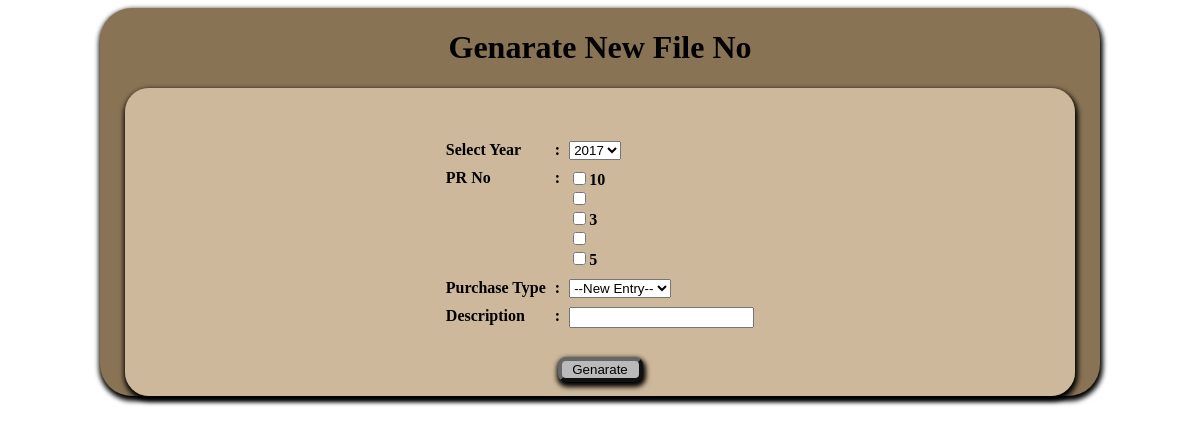
Page /fnogen.php on the earlier database version.
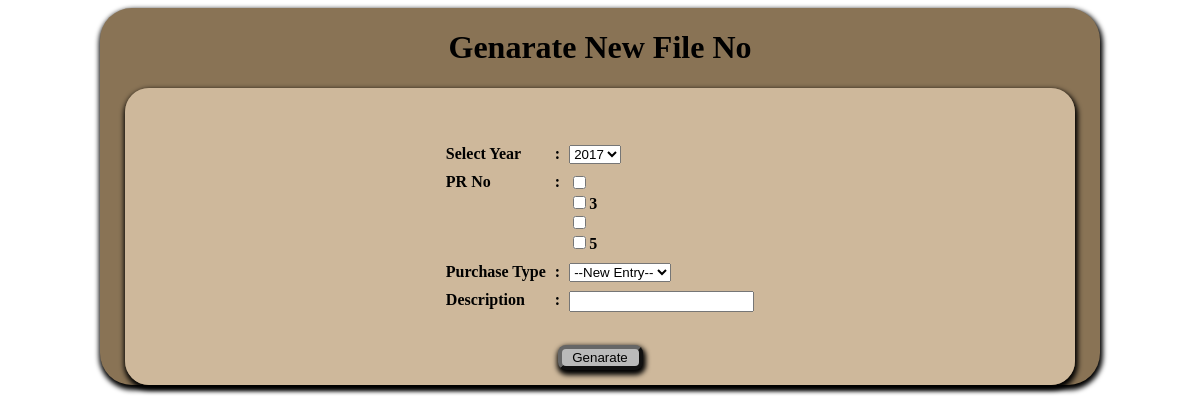
Same page on the later database version.
### tables this page shows
CREATE TABLE `pc_pr_dtls_tbl` (
  `pr_dtls_code` int(11) NOT NULL,
  `pr_no` varchar(25) NOT NULL,
  `applicant` int(10) NOT NULL,
  `serial_no` int(10) NOT NULL,
  `DivisionCode` int(5) NOT NULL,
  `Name_officer` varchar(300) NOT NULL,
  `descrip` varchar(200) NOT NULL,
  `pr_date` date NOT NULL,
  `quantity` double NOT NULL,
  `pur_ type` varchar(400) NOT NULL,
  `purpose` varchar(600) NOT NULL,
  `DesigCode` int(5) NOT NULL,
  `Dtls_of_equipment` varchar(1000) NOT NULL,
  `est_cost` double NOT NULL,
  `act_cost` double NOT NULL,
  `bud_pro_des` text NOT NULL,
  `alter_source` text NOT NULL,
  `provision_des` varchar(600) NOT NULL,
  `simiar_item` int(10) NOT NULL,
  `similar_des` text NOT NULL,
  `head_rec` int(10) NOT NULL,
  `head_rec_date` date NOT NULL,
  `head_rec_sta` varchar(3) NOT NULL,
  `rec_ddg` int(10) NOT NULL,
  `rec_ddg_date` date NOT NULL,
  `rec_ddg_sta` varchar(3) NOT NULL,
  `autri_dg` int(10) NOT NULL,
  `autri_dg_date` date NOT NULL,
  `autri_dg_sta` varchar(3) NOT NULL,
  `usage_no` int(11) NOT NULL,
  `req_fulfill` varchar(1000) NOT NULL,
  `target_month` varchar(500) NOT NULL,
  `pro_code` varchar(20) NOT NULL,
  `pr_type_no` int(11) NOT NULL,
  `file_no` varchar(25) NOT NULL,
  `remarks` varchar(10) DEFAULT NULL,
  `ap_code` varchar(20) NOT NULL
);

### fnogen.php (the view, shortened to what this page needs)
<!DOCTYPE html>
<html>
<head>
<link href="css/Css_file.css" rel="stylesheet" type="text/css">
</head>
<body>
<div id="wrapp">
<form method="post" action="fnogen.php" >
<table align="center" class="searchResults">
		<table width="94%" height="297"  border="0" align="center" cellpadding="10" cellspacing="1" id="wrapped2">
		   <caption><h1> Genarate New File No</h1></caption>
				   <tr>
					<th>
					<table align="center"  border="0" cellpadding="4" cellspacing="1" style="color:#000000">
                        <tr></tr><br/>
				    <tr>
					<th valign="top" scope="row"><div align="left"> Select Year</div></th>
					<th valign="top">:</th>
					<td align="left">
                    <?php
					$yr=date('y');
	                $yr2=date('Y');
	            echo'<select name = "BudYerLst" id = "BudYerLst" >
		        <option value="'.($yr-2).'">'.($yr2-2).'</option>
		        <option value="'.($yr-1).'">'.($yr2-1).'</option>
		        <option selected value="'.($yr).'">'.($yr2).'</option>
		        <option value="'.($yr+1).'">'.($yr2+1).'</option>
		        <option value="'.($yr+2).'">'.($yr2+2).'</option>';
		           echo'</select>';
					?>
                    </td>
				    </tr>
                  <div class="combobox">
				   <tr>
					<th valign="top" scope="row"><div align="left">PR No</div></th>
					<th valign="top">:</th>
				      <td align="left">
                       <?php
                            $select_top = "SELECT * FROM pc_pr_dtls_tbl";
                            $result = mysql_query ($select_top);
                            while ($row = mysql_fetch_array($result))
                            {
                            echo '<div class="checkbox">' .'<input type="checkbox" name="pr_no" value="'.$row['pr_no'].'">';
				            echo'<label>'. $row['pr_no'];
                            echo '</label>'.'</div>';
                            }
                         ?>
                       </td>
                      </tr>
				    </div>
			     <tr></tr><br/>
				<tr>
					<th valign="top" scope="row">
                    <div align="left">Purchase Type</div></th>
					<th valign="top">:</th>
				    <td align="left">
                        <select name = "txt_pr_type_no" id ="txt_pr_type_no" onchange = "document.form1.submit()">
                            <?php
                                echo "<option >--New Entry--</option>";
			                 ?>
                        </select>
                    </td>
                </tr>
                    <tr>
				         <th valign="top" scope="row"><div align="left">Description</div></th>
				       <th valign="top">:</th>
                        <td align="left">
                        <input type="text" name="description" id="description" value=" "></td>
				</tr>
					</table>
                    </th>
				   </tr>
			     <tr align="center">
				 <td class="tbrow" colspan="3" >
				  <table width="100%"align="center" >
					<tr >
						<td class="tbrow" width="22%" >
                            <div align="center">
							<input align="center" name="submit" id="submit" type="submit" value="Genarate" align ="right" class="button" />
							</div>
						</td>
				</tr>
				</table>
				</td>
			   </tr>
  </table>
  </table>
</form>
</div>
</body>
</html>

Differences in the rows shown:
removed pc_pr_dtls_tbl: pr_no "10"
